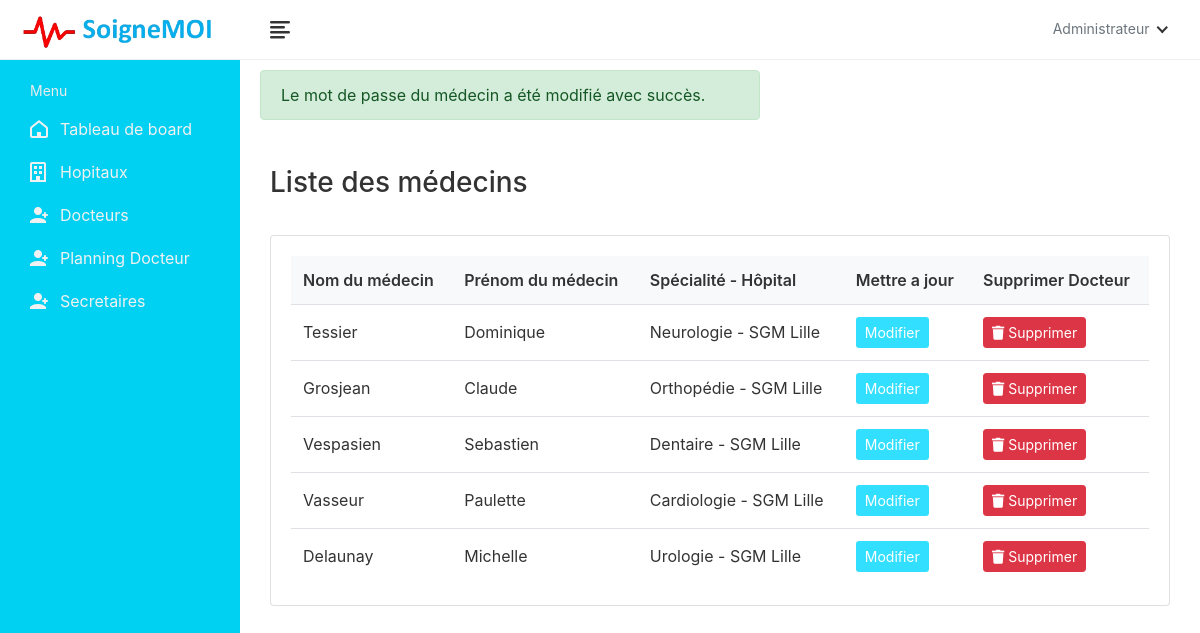
Before: /doctor-list/ (signed in) with the older database file.
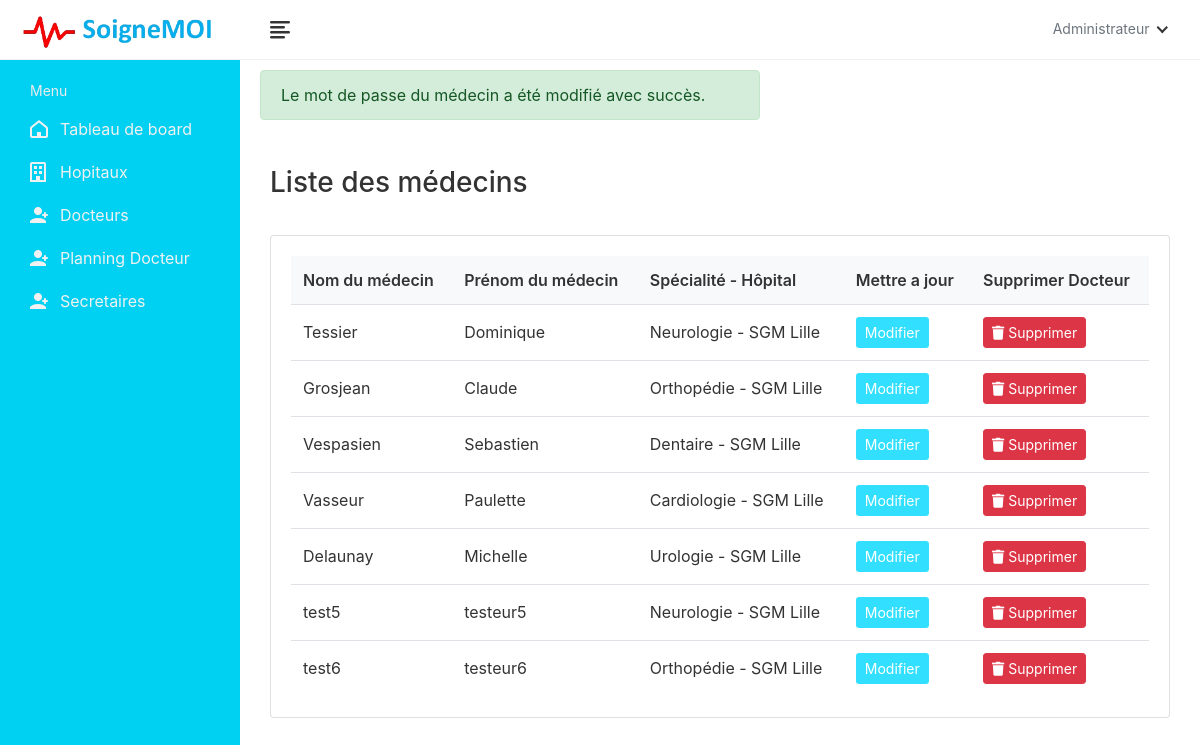
After: the same page with the newer database file.
### book/models.py (models this page shows, shortened)
class Doctor(models.Model):
    doctor_id = models.AutoField(primary_key=True)
    user = models.OneToOneField(User, on_delete=models.CASCADE, null=True, blank=True, related_name='profile')
    first_name = models.CharField(max_length=200, null=True)
    last_name = models.CharField(max_length=200, null=True)
    specialization = models.ForeignKey(Specialization, on_delete=models.SET_NULL, null=True, blank=True)
    phone_number = models.CharField(max_length=200, null=True, blank=True)
    date_of_birth = models.DateField(null=True, blank=True)
    reg_number = models.CharField(max_length=6, null=True, blank=True)
    hospital_name = models.ForeignKey(Hospital, on_delete=models.SET_NULL, null=True, blank=True)

class Specialization(models.Model):
    specialization_id = models.AutoField(primary_key=True)
    hospital = models.ForeignKey(Hospital, on_delete=models.CASCADE, null=True, blank=True)
    specialization_name = models.CharField(max_length=200, null=True, blank=True)
    def __str__(self):
        val1 = str(self.specialization_name)
        val2 = str(self.hospital)
        val3 = val1 + ' - ' + val2
        return str(val3)

class Hospital(models.Model):
    hospital_id = models.AutoField(primary_key=True)
    name = models.CharField(max_length=200, null=True, blank=True)
    address = models.CharField(max_length=200, null=True, blank=True)
    featured_image = models.ImageField(upload_to='hospitals/', default='hospitals/default.png', null=True, blank=True)
    description = models.TextField(null=True, blank=True)
    email = models.EmailField(max_length=200, null=True, blank=True)
    phone_number = models.CharField(max_length=10,null=True, blank=True)
    def __str__(self):
        return str(self.name)

### book/views.py (the view)
# urls.py: path('doctor-list/', DoctorListView.as_view(), name='doctor-list'),
class DoctorListView(LoginRequiredMixin, ListView):
    model = Doctor
    template_name = 'book/administration/doctor/doctor-list.html'
    context_object_name = 'doctors'
    def get(self, request, *args, **kwargs):
        doctor_updated_success = request.session.pop('doctor_updated_success', False)
        password_changed_success = request.session.pop('password_changed_success', False)
        if doctor_updated_success:
            messages.success(request, "Les informations du médecin ont été mises à jour.")
        if password_changed_success:
            messages.success(request, "Le mot de passe du médecin a été modifié avec succès.")
        return super().get(request, *args, **kwargs)

### templates/book/administration/doctor/doctor-list.html (shortened to what this page needs)
{% extends 'book/administration/admin-base.html' %}
{% load static %}
{% block content %}
<body>
    <div class="main-wrapper">
        <header class="header">
            {% include 'book/administration/hospital-admin-navbar.html' %}
        </header>
        <aside class="sidebar" id="sidebar">
            {% include 'book/administration/hospital-admin-sidebar.html' %}
        </aside>
        <div class="page-wrapper">
            {% if messages %}
                {% for message in messages %}
                    <div class="alert {% if message.tags == 'success' %}alert-success{% else %}alert-danger{% endif %}">
                        {{ message }}
                    </div>
                {% endfor %}
            {% endif %}
            <div class="content container-fluid">
                <div class="page-header">
                    <div class="row">
                        <div class="col-sm-12">
                            <h3 class="page-title">Liste des médecins</h3>
                        </div>
                    </div>
                </div>
                <div class="row">
                    <div class="col-md-12">
                        <div class="card">
                            <div class="card-body">
                                <div class="table-responsive">
                                    <table class="datatable table table-hover table-center mb-0">
                                        <thead>
                                            <tr>
                                                <th>Nom du médecin</th>
                                                <th>Prénom du médecin</th>
                                                <th>Spécialité - Hôpital</th>
                                                <th>Mettre a jour</th>
                                                <th>Supprimer Docteur</th>
                                            </tr>
                                        </thead>
                                        <tbody>
                                            {% for doctor in doctors %}
                                            {% with modal_id=forloop.counter0 %}
                                            <tr>
                                                <td>{{ doctor.last_name }}</td>
                                                <td>{{ doctor.first_name }}</td>
                                                <td>{{ doctor.specialization }}</td>
                                                <td>
                                                    <div class="table-action">
                                                        {% if doctor.doctor_id %}
                                                            <a href="{% url 'edit-doctor' doctor_id=doctor.doctor_id %}" class="btn btn-sm " style="background-color: #32DFFF; color: white;>
                                                                <i class="fas fa-edit"> </i> Modifier
                                                            </a>
                                                        {% else %}
                                                            <span class="text-danger">ID manquant</span>
                                                        {% endif %}
                                                    </div>
                                                </td>
                                                <td>
                                                    <div class="table-action">
                                                        {% if doctor.doctor_id %}
                                                            <a href="#" class="btn btn-sm btn-danger" data-toggle="modal" data-target="#deleteModal-{{ doctor.doctor_id }}-{{ modal_id }}">
                                                                <i class="fas fa-trash"></i> Supprimer
                                                            </a>
                                                        {% else %}
                                                            <span class="text-danger">ID manquant</span>
                                                        {% endif %}
                                                    </div>
                                                </td>
                                            </tr>
                                            {% endwith %}
                                            {% endfor %}
                                        </tbody>
                                    </table>
                                </div>
                            </div>
                        </div>
                    </div>
                </div>
            </div>
        </div>
    </div>
</body>
{% endblock content %}

### templates/book/administration/admin-base.html (shortened to what this page needs)
<!doctype html>
<html lang="fr">
{% load static %}
<head>
	<link rel="stylesheet" href="{% static 'SYSTEM/css/bootstrap.min.css' %}">
	<link rel="stylesheet" href="{% static 'SYSTEM/plugins/datatables/datatables.min.css'%}">
	<link rel="stylesheet" href="{% static 'SYSTEM/css/font-awesome.min.css' %}">
	<link rel="stylesheet" href="{% static 'SYSTEM/plugins/fontawesome/css/fontawesome.min.css' %}">
	<link rel="stylesheet" href="{% static 'SGM/plugins/fontawesome/css/all.min.css' %}">
	<link rel="stylesheet" href="{% static 'SYSTEM/admin_assets/css/feathericon.min.css'%}"/>
	<link rel="stylesheet" href="{% static 'SYSTEM/plugins/morris/morris.css'%}"/>
	<link rel="stylesheet" href="{% static 'SYSTEM/css/add-hospital.css'%}">
	<link rel="stylesheet" href="{% static 'SYSTEM/css/style.css' %}">
	<link rel="stylesheet" href="https://maxcdn.bootstrapcdn.com/bootstrap/4.0.0/css/bootstrap.min.css">
</head>
<body>
	<header class="header">{% include 'book/administration/hospital-admin-navbar.html' %}</header>
	<aside class="sidebar" id="sidebar">
		{% include 'book/administration/hospital-admin-sidebar.html' %}
	</aside>
	{% block content %}
  	{% endblock content %}
</body>
</html>

### templates/book/administration/hospital-admin-navbar.html (shortened to what this page needs)
{% load static %}
<div class="header-left">
    <a href="{% url 'admin-dashboard' %}" class="logo">
        <img src="{% static 'SGM/images/LOGO/logo.png' %}" alt="Logo">
    </a>
</div>
<a href="javascript:void(0);" id="toggle_btn">
    <i class="fe fe-text-align-left"></i>
</a>
<ul class="nav user-menu">
    <li class="nav-item dropdown has-arrow" style="margin-right: 20px;">
        <a href="#" class="dropdown-toggle nav-link" data-toggle="dropdown">
            <span class="text-muted mb-0">Administrateur</span>
        </a>
    </li>
</ul>

### templates/book/administration/hospital-admin-sidebar.html (shortened to what this page needs)
<div class="sidebar" id="sidebar">
    <div class="sidebar-inner slimscroll">
        <div id="sidebar-menu" class="sidebar-menu">
            <ul>
                <li class="menu-title">
                    <span>Menu</span>
                </li>
                <li class="">
                    <a href="{%url 'admin-dashboard' %}"><i class="fe fe-home"></i> <span>Tableau de board</span></a>
                </li>
                <li class="submenu">
                    <a href="#"><i class="fe fe-building"></i> <span>Hopitaux</span></a>
                </li>
                <li class="submenu">
                    <a href="#"><i class="fe fe-user-plus"></i> <span>Docteurs</span></a>
                </li>
                <li class="submenu">
                    <a href="#"><i class="fe fe-user-plus"></i> <span>Planning Docteur</span></a>
                </li>
                <li class="submenu">
                    <a href="#"><i class="fe fe-user-plus"></i> <span>Secretaires</span></a>
                </li>
            </ul>
        </div>
    </div>
</div>

### static/SYSTEM/css/style.css (style rules this page uses)
html { height: 100%; }
body { background-color: #e6f2ff; color: #333; font-family: 'Mada', sans-serif; font-size: 1rem; height: 100%; line-height: 1.5; overflow-x: hidden; }
h1, h2, h3, h4, h5, h6 { font-family: 'Mada', sans-serif; margin-top: 0; }
a { color: #0dd9f9; }
input, button, a { transition: all 0.4s ease; -moz-transition: all 0.4s ease; -o-transition: all 0.4s ease; -ms-transition: all 0.4s ease; -webkit-transition: all 0.4s ease; }
.table { color: #333; max-width: 100%; margin-bottom: 0; width: 100%; }
.table thead { background-color: #f8f9fa; border-bottom: 1px solid rgba(0, 0, 0, 0.03); }
.table thead tr th { font-weight: 600; border: 0; }
.table tbody tr { border-bottom: 1px solid rgba(0, 0, 0, 0.05); }
.table tbody tr:last-child { border-color: transparent; }
.table.table-center td, .table.table-center th { vertical-align: middle; }
.text-muted { color: #757575 !important; }
.btn-danger { background-color: #e84646; border: 1px solid #e84646; }
.card { border: 1px solid #f0f0f0; margin-bottom: 1.875rem; }
.card-body { padding: 1.5rem; }
.table-responsive { white-space: nowrap; }
.header { background: #fff; border-bottom: 1px solid #f0f0f0; left: 0; position: fixed; right: 0; top: 0; z-index: 1001; height: 60px; }
.header .header-left { float: left; height: 60px; padding: 0 20px; position: relative; text-align: center; width: 240px; z-index: 1; transition: all 0.2s ease-in-out; }
.header .header-left .logo { display: inline-block; line-height: 60px; }
.header .header-left .logo img { max-height: 40px; width: auto; }
.header .dropdown-toggle:after { display: none; }
.header .has-arrow .dropdown-toggle:after { border-top: 0; border-left: 0; border-bottom: 2px solid #333; border-right: 2px solid #333; content: ''; height: 8px; display: inline-block; pointer-events: none; -webkit-transform-origin: 66% 66%; -ms-transform-origin: 66% 66%; transform-origin: 66% 66%; -webkit-transform: rotate(45deg); -ms-transform: rotate(45deg); transform: rotate(45deg); -webkit-transition: all 0.15s ease-in-out; transition: all 0.15s ease-in-out; width: 8px; vertical-align: 2px; }
.user-menu { float: right; margin: 0; position: relative; z-index: 99; }
.user-menu.nav > li > a { color: #333; font-size: 14px; line-height: 58px; padding: 0 15px; height: 60px; }
.menu-title { color: #a3a3a3; display: block; font-size: 14px; margin-bottom: 5px; padding: 0 25px; }
.sidebar { background-color: #00d0f1; bottom: 0; left: 0; margin-top: 0; position: fixed; top: 60px; transition: all 0.2s ease-in-out 0s; width: 240px; z-index: 1001; }
.sidebar-inner { height: 100%; min-height: 100%; transition: all 0.2s ease-in-out 0s; }
.sidebar-menu { padding: 15px; }
.sidebar-menu ul { font-size: 15px; list-style-type: none; margin: 0; padding: 0; position: relative; }
.sidebar-menu li a { color: #fff; display: block; font-size: 16px; height: auto; padding: 0 20px; }
.menu-title { color: #ebebeb; display: flex; font-size: 14px; opacity: 1; padding: 5px 15px; white-space: nowrap; }
.sidebar .sidebar-menu > ul > li > a span { transition: all 0.2s ease-in-out 0s; display: inline-block; margin-left: 10px; white-space: nowrap; }
.sidebar-menu > ul > li { margin-bottom: 3px; position: relative; }
.sidebar-menu > ul > li:last-child { margin-bottom: 0; }
.sidebar-menu > ul > li > a { align-items: center; border-radius: 3px; display: flex; justify-content: flex-start; padding: 8px 15px; position: relative; transition: all 0.2s ease-in-out 0s; color: #f1f1f1; }
.sidebar-menu ul li a i { display: inline-block; font-size: 24px; line-height: 24px; text-align: left; vertical-align: middle; width: 20px; transition: all 0.2s ease-in-out 0s; }
.main-wrapper { width: 100%; height: 100vh; min-height: 100vh; }
.page-wrapper { margin-left: 240px; padding-top: 60px; position: relative; transition: all 0.4s ease; }
.page-wrapper > .content { padding: 1.875rem 1.875rem 0; }
.page-header { margin-bottom: 1.875rem; }
.page-title { color: #333; margin-bottom: 5px; }
@media only screen and (min-width: 992px) { #toggle_btn { align-items: center; color: #333; display: inline-flex; float: left; font-size: 30px; height: 60px; justify-content: center; margin-left: 15px; padding: 0 15px; } }
.alert { max-width: 500px; margin-top: 10px; margin-left: 20px; padding: 10px; border-radius: 5px; }
.alert-success { background-color: #d4edda; color: #155724; border: 1px solid #c3e6cb; }

Changed rows visible on the page:
added Doctor: last_name "test5", first_name "testeur5", specialization "Neurologie - SGM Lille", shows "Modifier"
added Doctor: last_name "test6", first_name "testeur6", specialization "Orthopédie - SGM Lille", shows "Modifier"
